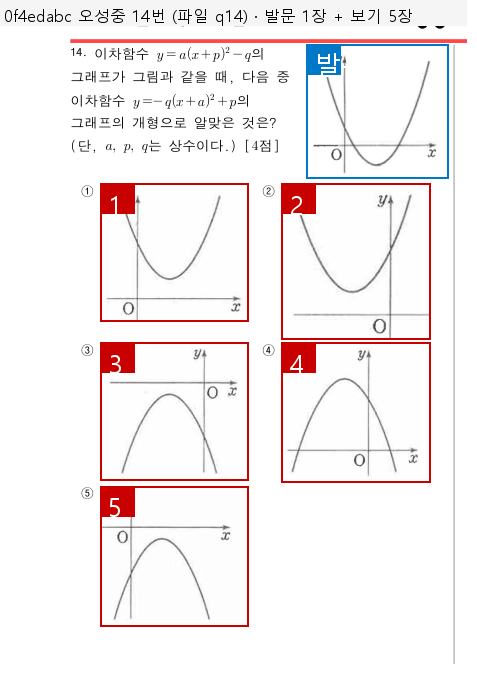
#> input picture qa/adversarial/shots/choice-pairs-mism-0f4edabc-01.png, 477 x 674 px
$ python -i enhance_guards.py   (imports and definitions only)
#> lines starting #> are read from the running program, lines starting #| are printed output that depends on the picture
#> further down, picture is the input picture: PIL image 477x674 RGB; mean R, G, B 246.5, 239.9, 240.4
# -*- coding: utf-8 -*-
"""화질 개선 4가드. 판정은 버리는 쪽으로.

1. 되돌려 대조 — 개선본을 원본 크기로 줄여 견준다.
2. 획이 사라지지 않았나 — 원본 검은 자리가 개선본에서 비면 버린다.
3. 없던 것이 생기지 않았나 — 원본에 없던 검은 덩어리면 버린다.
4. 하나라도 걸리면 버린다.
"""
from __future__ import annotations

from dataclasses import dataclass

from PIL import Image, ImageChops, ImageFilter, ImageStat

# 밝기 문턱. 문서 스캔에서 획은 이보다 어둡고 배경은 이보다 밝다.
DARK = 80
LIGHT = 200
# 되돌려 대조: 평균 절대차 (0~255). 이보다 크면 내용이 바뀐 것.
REVERT_MEAN = 12.0
# 사라진 획 / 새로 생긴 검은 픽셀 비율 (원본 픽셀 수 대비).
LOST_FRAC = 0.004
NEW_FRAC = 0.004


@dataclass(frozen=True)
class GuardResult:
    ok: bool
    reason: str
    revert_mean: float
    lost: int
    new: int
    pixels: int


def to_gray(im: Image.Image) -> Image.Image:
    return im.convert("L")
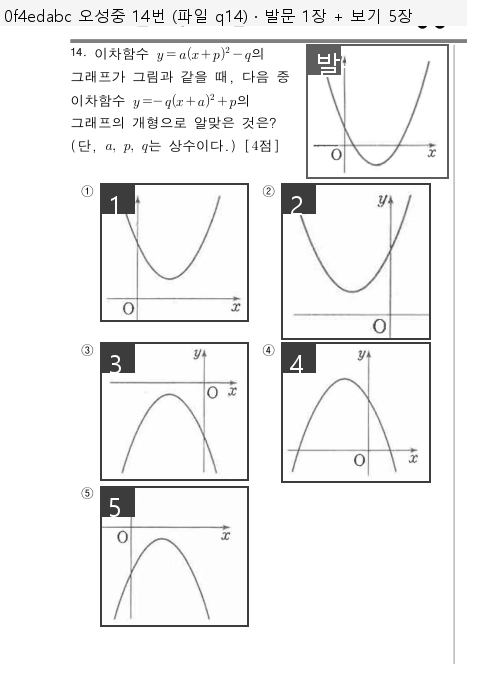
#> returned value: PIL image 477x674 L; min 0, max 255, mean 241.9


# [6 lines left out: function revert_mean, not called in this run]


def _count_white(im: Image.Image) -> int:
    # 0/255 마스크에서 흰 픽셀 수.
    return int(im.histogram()[255])


# [23 lines left out: functions lost_and_new, judge, not called in this run]


def enhance_gray(src: Image.Image) -> Image.Image:
    """잡음 감소 + 약한 선명. 다시 그리지 않는다. PIL 만 쓴다."""
    g = to_gray(src)
    # 점잡음 — 3x3 중앙값. 가는 선은 한 픽셀짜리가 지워질 수 있어 가드가 막는다.
    den = g.filter(ImageFilter.MedianFilter(size=3))
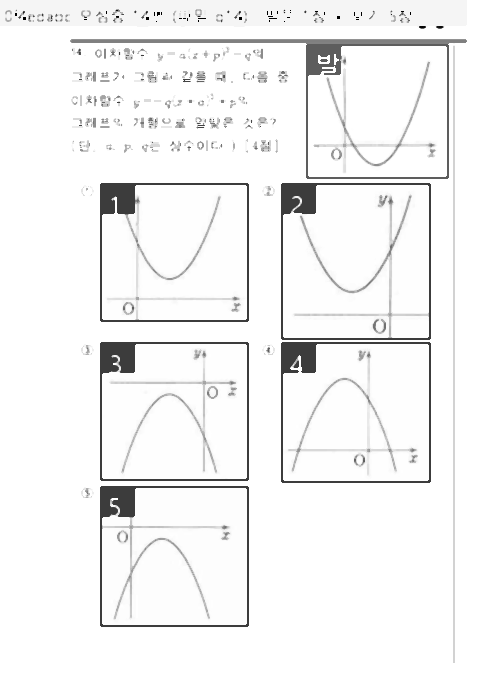
#> den: PIL image 477x674 L; min 0, max 255, mean 243.5
    # 약하게 다시 또렷하게. 반경·비율을 키우면 링잉이 생긴다.
    sharp = den.filter(ImageFilter.UnsharpMask(radius=1.2, percent=80, threshold=3))
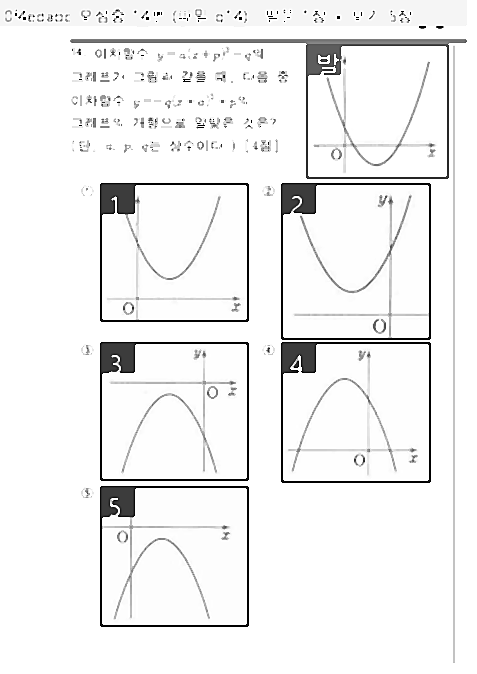
#> sharp: PIL image 477x674 L; min 0, max 255, mean 241.8
    return sharp


# [15 lines left out: functions midgray_frac, speckle_strength, not called in this run]

>>> from PIL import Image
>>> picture = Image.open('../../qa/adversarial/shots/choice-pairs-mism-0f4edabc-01.png')
>>> result = enhance_gray(picture)

$ run again, on qa/adversarial/shots/choice-pairs-mism-23932b91-01.png
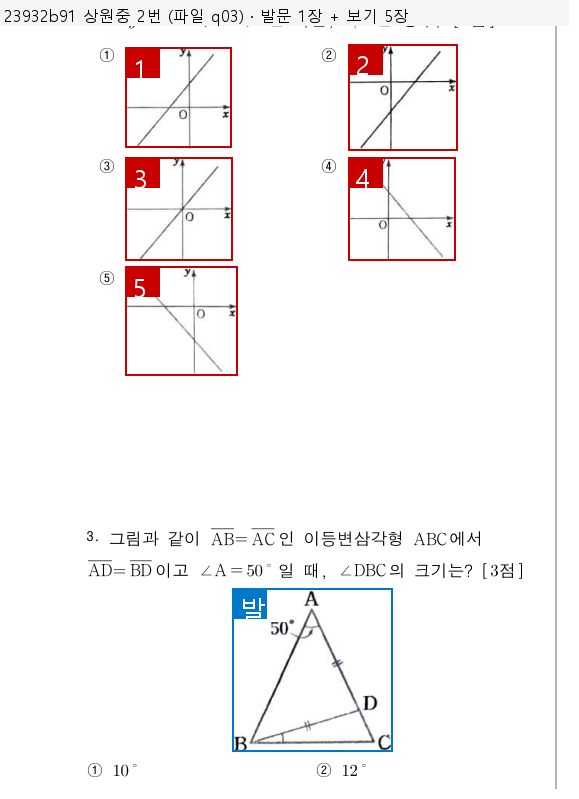
#> input picture qa/adversarial/shots/choice-pairs-mism-23932b91-01.png, 579 x 799 px
#> picture is the input picture: PIL image 579x799 RGB; mean R, G, B 248.9, 245.7, 246.1
#> in to_gray, `return im.convert("L")`:
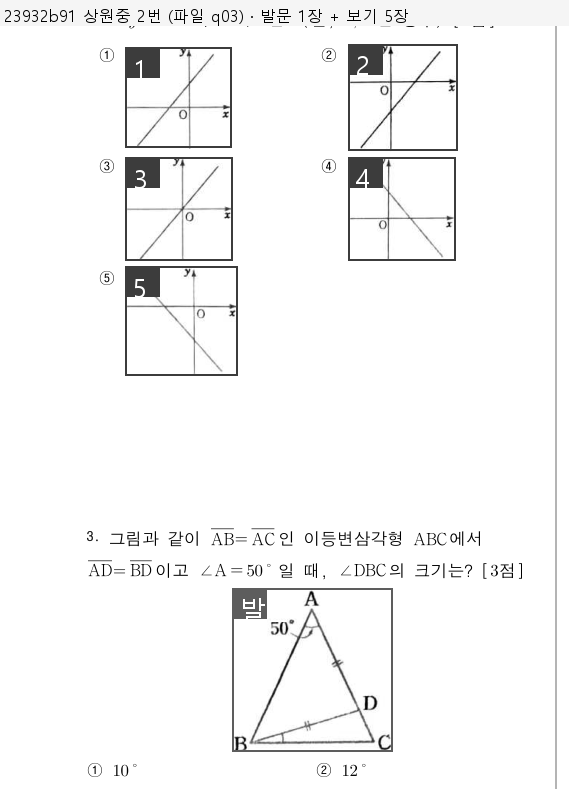
#> returned value: PIL image 579x799 L; min 0, max 255, mean 246.7
#> in enhance_gray, `den = g.filter(ImageFilter.MedianFilter(size=3))`:
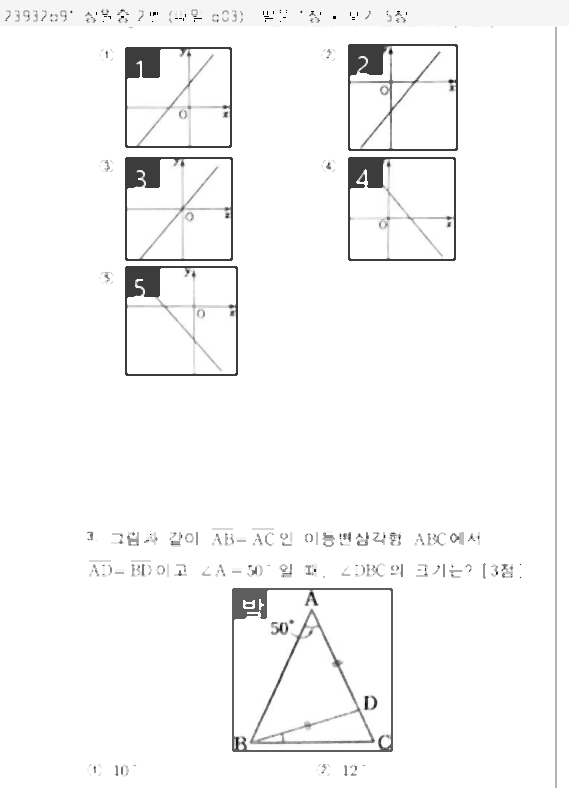
#> den: PIL image 579x799 L; min 0, max 255, mean 247.9

$ run again, on qa/adversarial/shots/choice-pairs-mism-25cf32d2-01.png
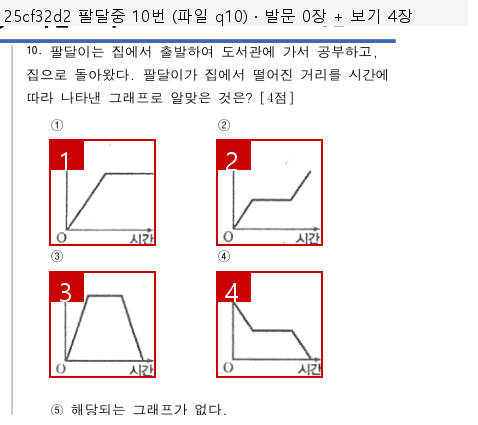
#> input picture qa/adversarial/shots/choice-pairs-mism-25cf32d2-01.png, 478 x 425 px
#> picture is the input picture: PIL image 478x425 RGB; mean R, G, B 244.4, 237.8, 238.4
#> in to_gray, `return im.convert("L")`:
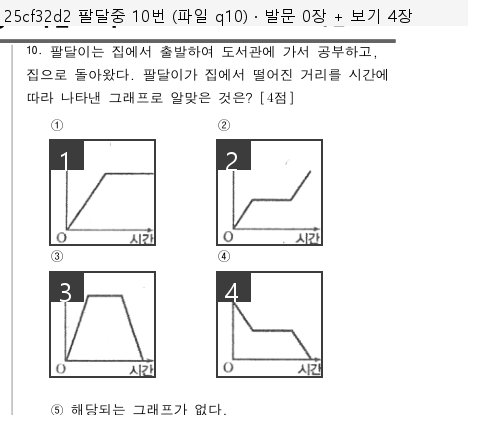
#> returned value: PIL image 478x425 L; min 0, max 255, mean 239.9
#> in enhance_gray, `sharp = den.filter(ImageFilter.UnsharpMask(radius=1.2, percent=80, thr..`:
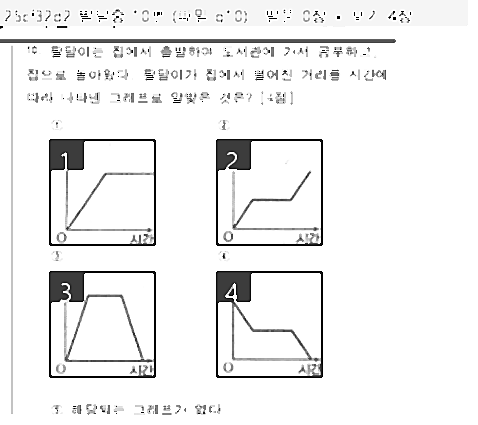
#> sharp: PIL image 478x425 L; min 0, max 255, mean 240.3

$ run again, on qa/adversarial/shots/choice-pairs-mism-4d95ea1b-01.png
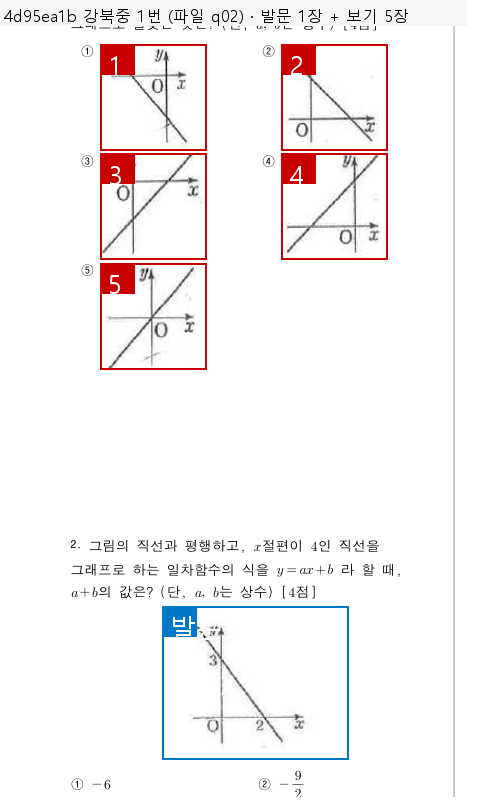
#> input picture qa/adversarial/shots/choice-pairs-mism-4d95ea1b-01.png, 477 x 807 px
#> picture is the input picture: PIL image 477x807 RGB; mean R, G, B 247.8, 244, 244.4
#> in to_gray, `return im.convert("L")`:
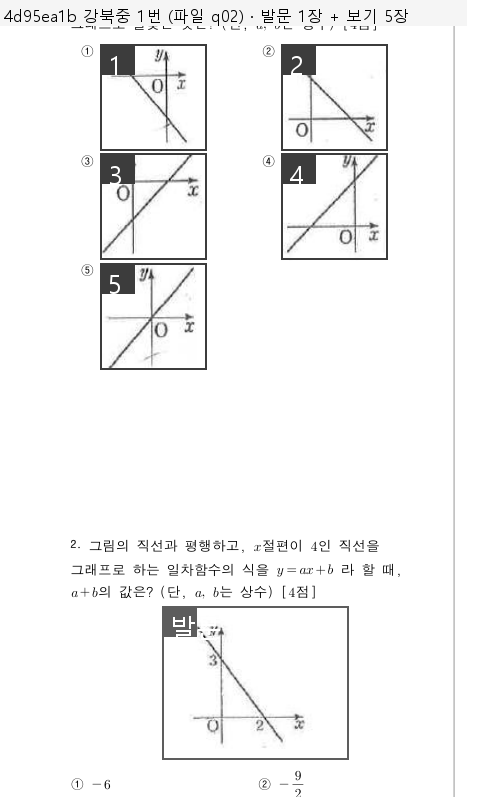
#> returned value: PIL image 477x807 L; min 0, max 255, mean 245.2
#> in enhance_gray, `sharp = den.filter(ImageFilter.UnsharpMask(radius=1.2, percent=80, thr..`:
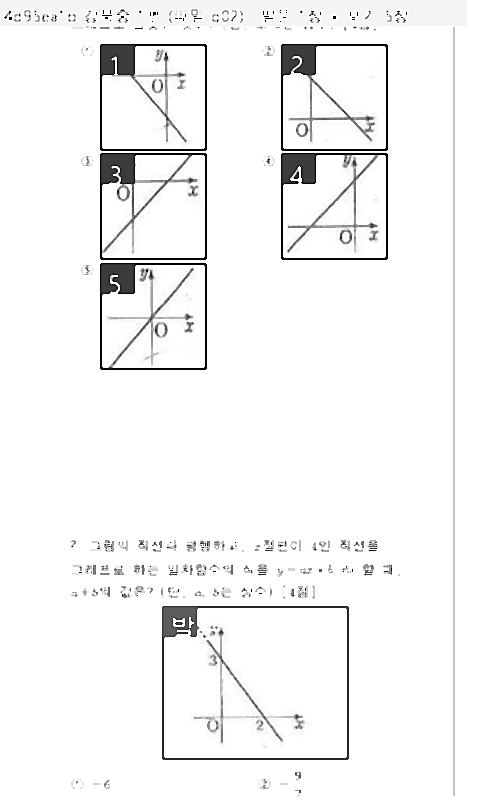
#> sharp: PIL image 477x807 L; min 0, max 255, mean 245.2
